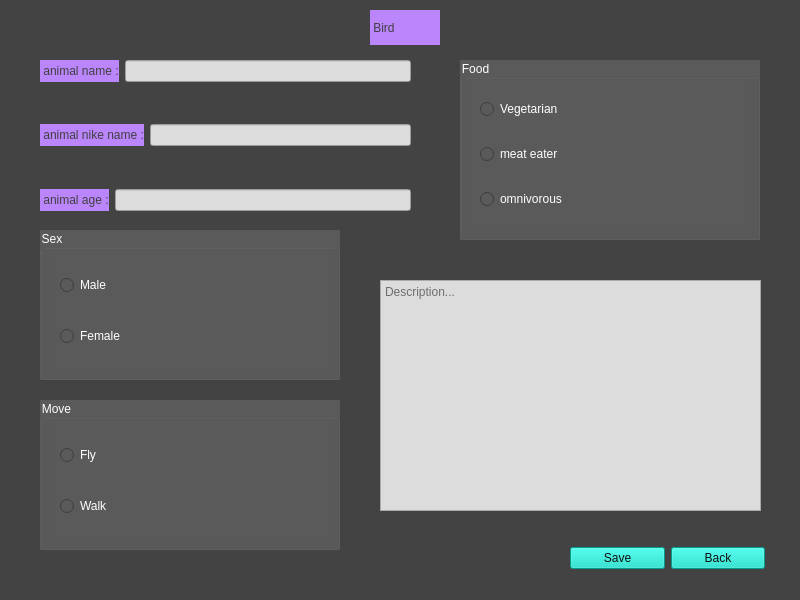
<?xml version="1.0" encoding="UTF-8"?>
<ui version="4.0">
 <class>Bird</class>
 <widget class="QMainWindow" name="Bird">
  <property name="geometry">
   <rect>
    <x>0</x>
    <y>0</y>
    <width>800</width>
    <height>600</height>
   </rect>
  </property>
  <property name="minimumSize">
   <size>
    <width>800</width>
    <height>600</height>
   </size>
  </property>
  <property name="maximumSize">
   <size>
    <width>800</width>
    <height>600</height>
   </size>
  </property>
  <property name="windowTitle">
   <string>MainWindow</string>
  </property>
  <property name="styleSheet">
   <string notr="true">background-color: rgb(67, 67, 67);</string>
  </property>
  <widget class="QWidget" name="centralwidget">
   <widget class="QGroupBox" name="groupBox">
    <property name="geometry">
     <rect>
      <x>460</x>
      <y>60</y>
      <width>300</width>
      <height>180</height>
     </rect>
    </property>
    <property name="styleSheet">
     <string notr="true">background-color: rgb(90, 90, 90);
color: rgb(255, 255, 255);</string>
    </property>
    <property name="title">
     <string>Food</string>
    </property>
    <widget class="QRadioButton" name="radioButton_3">
     <property name="geometry">
      <rect>
       <x>380</x>
       <y>110</y>
       <width>95</width>
       <height>20</height>
      </rect>
     </property>
     <property name="text">
      <string>RadioButton</string>
     </property>
    </widget>
    <widget class="QWidget" name="layoutWidget">
     <property name="geometry">
      <rect>
       <x>10</x>
       <y>20</y>
       <width>281</width>
       <height>151</height>
      </rect>
     </property>
     <layout class="QVBoxLayout" name="verticalLayout">
      <property name="leftMargin">
       <number>10</number>
      </property>
      <item>
       <widget class="QRadioButton" name="radioButtonVegetarian">
        <property name="text">
         <string>Vegetarian</string>
        </property>
       </widget>
      </item>
      <item>
       <widget class="QRadioButton" name="radioButtonMeatEater">
        <property name="text">
         <string>meat eater</string>
        </property>
       </widget>
      </item>
      <item>
       <widget class="QRadioButton" name="radioButtonOmnivorous">
        <property name="text">
         <string>omnivorous</string>
        </property>
       </widget>
      </item>
     </layout>
    </widget>
   </widget>
   <widget class="QGroupBox" name="groupBox_2">
    <property name="geometry">
     <rect>
      <x>40</x>
      <y>400</y>
      <width>300</width>
      <height>150</height>
     </rect>
    </property>
    <property name="styleSheet">
     <string notr="true">background-color: rgb(90, 90, 90);
color: rgb(255, 255, 255);</string>
    </property>
    <property name="title">
     <string>Move</string>
    </property>
    <widget class="QWidget" name="layoutWidget">
     <property name="geometry">
      <rect>
       <x>10</x>
       <y>20</y>
       <width>281</width>
       <height>121</height>
      </rect>
     </property>
     <layout class="QVBoxLayout" name="verticalLayout_2">
      <property name="leftMargin">
       <number>10</number>
      </property>
      <item>
       <widget class="QRadioButton" name="radioButtonFly">
        <property name="text">
         <string>Fly</string>
        </property>
       </widget>
      </item>
      <item>
       <widget class="QRadioButton" name="radioButtonWalk">
        <property name="text">
         <string>Walk</string>
        </property>
       </widget>
      </item>
     </layout>
    </widget>
   </widget>
   <widget class="QPlainTextEdit" name="plainTextEdit">
    <property name="geometry">
     <rect>
      <x>380</x>
      <y>280</y>
      <width>381</width>
      <height>231</height>
     </rect>
    </property>
    <property name="styleSheet">
     <string notr="true">font: 75 14pt &quot;Arial&quot;;
background-color: rgb(220, 220, 220);
color: rgb(0, 0, 0);</string>
    </property>
    <property name="placeholderText">
     <string>Description...</string>
    </property>
   </widget>
   <widget class="QWidget" name="layoutWidget">
    <property name="geometry">
     <rect>
      <x>570</x>
      <y>540</y>
      <width>195</width>
      <height>37</height>
     </rect>
    </property>
    <layout class="QHBoxLayout" name="horizontalLayout">
     <item>
      <widget class="QPushButton" name="pushButtonSave">
       <property name="styleSheet">
        <string notr="true">background-color: rgb(3, 218, 197);
font: 75 14pt &quot;Arial&quot;;
color: rgb(15, 15, 15);</string>
       </property>
       <property name="text">
        <string>Save</string>
       </property>
      </widget>
     </item>
     <item>
      <widget class="QPushButton" name="pushButtonBack">
       <property name="styleSheet">
        <string notr="true">background-color: rgb(3, 218, 197);
font: 75 14pt &quot;Arial&quot;;
color: rgb(15, 15, 15);</string>
       </property>
       <property name="text">
        <string>Back</string>
       </property>
      </widget>
     </item>
    </layout>
   </widget>
   <widget class="QLabel" name="label_5">
    <property name="geometry">
     <rect>
      <x>370</x>
      <y>10</y>
      <width>70</width>
      <height>35</height>
     </rect>
    </property>
    <property name="styleSheet">
     <string notr="true">font: 75 18pt &quot;Arial&quot;;
color: rgb(64, 64, 64);
background-color: rgb(187, 134, 252);</string>
    </property>
    <property name="text">
     <string> Bird </string>
    </property>
   </widget>
   <widget class="QWidget" name="layoutWidget">
    <property name="geometry">
     <rect>
      <x>40</x>
      <y>60</y>
      <width>371</width>
      <height>151</height>
     </rect>
    </property>
    <layout class="QVBoxLayout" name="verticalLayout_3">
     <item>
      <layout class="QHBoxLayout" name="horizontalLayout_2">
       <item>
        <widget class="QLabel" name="label">
         <property name="styleSheet">
          <string notr="true">font: 75 12pt &quot;Arial&quot;;
color: rgb(64, 64, 64);
background-color: rgb(187, 134, 252);</string>
         </property>
         <property name="text">
          <string> animal name :</string>
         </property>
        </widget>
       </item>
       <item>
        <widget class="QLineEdit" name="lineEditName">
         <property name="styleSheet">
          <string notr="true">font: 75 12pt &quot;Arial&quot;;
background-color: rgb(220, 220, 220);
color: rgb(0, 0, 0);</string>
         </property>
        </widget>
       </item>
      </layout>
     </item>
     <item>
      <spacer name="verticalSpacer">
       <property name="orientation">
        <enum>Qt::Vertical</enum>
       </property>
       <property name="sizeHint" stdset="0">
        <size>
         <width>20</width>
         <height>40</height>
        </size>
       </property>
      </spacer>
     </item>
     <item>
      <layout class="QHBoxLayout" name="horizontalLayout_4">
       <item>
        <widget class="QLabel" name="label_4">
         <property name="styleSheet">
          <string notr="true">font: 75 12pt &quot;Arial&quot;;
color: rgb(64, 64, 64);
background-color: rgb(187, 134, 252);</string>
         </property>
         <property name="text">
          <string> animal nike name :</string>
         </property>
        </widget>
       </item>
       <item>
        <widget class="QLineEdit" name="lineEditNikeName">
         <property name="styleSheet">
          <string notr="true">font: 75 12pt &quot;Arial&quot;;
background-color: rgb(220, 220, 220);
color: rgb(0, 0, 0);</string>
         </property>
        </widget>
       </item>
      </layout>
     </item>
     <item>
      <spacer name="verticalSpacer_2">
       <property name="orientation">
        <enum>Qt::Vertical</enum>
       </property>
       <property name="sizeHint" stdset="0">
        <size>
         <width>20</width>
         <height>40</height>
        </size>
       </property>
      </spacer>
     </item>
     <item>
      <layout class="QHBoxLayout" name="horizontalLayout_3">
       <item>
        <widget class="QLabel" name="label_2">
         <property name="styleSheet">
          <string notr="true">font: 75 12pt &quot;Arial&quot;;
color: rgb(64, 64, 64);
background-color: rgb(187, 134, 252);</string>
         </property>
         <property name="text">
          <string> animal age :</string>
         </property>
        </widget>
       </item>
       <item>
        <widget class="QLineEdit" name="lineEditAge">
         <property name="styleSheet">
          <string notr="true">font: 75 12pt &quot;Arial&quot;;
background-color: rgb(220, 220, 220);
color: rgb(0, 0, 0);</string>
         </property>
        </widget>
       </item>
      </layout>
     </item>
    </layout>
   </widget>
   <widget class="QGroupBox" name="groupBox_3">
    <property name="geometry">
     <rect>
      <x>40</x>
      <y>230</y>
      <width>300</width>
      <height>150</height>
     </rect>
    </property>
    <property name="styleSheet">
     <string notr="true">background-color: rgb(90, 90, 90);
color: rgb(255, 255, 255);</string>
    </property>
    <property name="title">
     <string>Sex</string>
    </property>
    <widget class="QWidget" name="">
     <property name="geometry">
      <rect>
       <x>10</x>
       <y>20</y>
       <width>281</width>
       <height>121</height>
      </rect>
     </property>
     <layout class="QVBoxLayout" name="verticalLayout_4">
      <property name="leftMargin">
       <number>10</number>
      </property>
      <item>
       <widget class="QRadioButton" name="radioButtonMale">
        <property name="text">
         <string>Male</string>
        </property>
       </widget>
      </item>
      <item>
       <widget class="QRadioButton" name="radioButtonFemale">
        <property name="text">
         <string>Female</string>
        </property>
       </widget>
      </item>
     </layout>
    </widget>
   </widget>
  </widget>
  <widget class="QMenuBar" name="menubar">
   <property name="geometry">
    <rect>
     <x>0</x>
     <y>0</y>
     <width>800</width>
     <height>26</height>
    </rect>
   </property>
  </widget>
  <widget class="QStatusBar" name="statusbar"/>
 </widget>
 <resources/>
 <connections/>
</ui>
